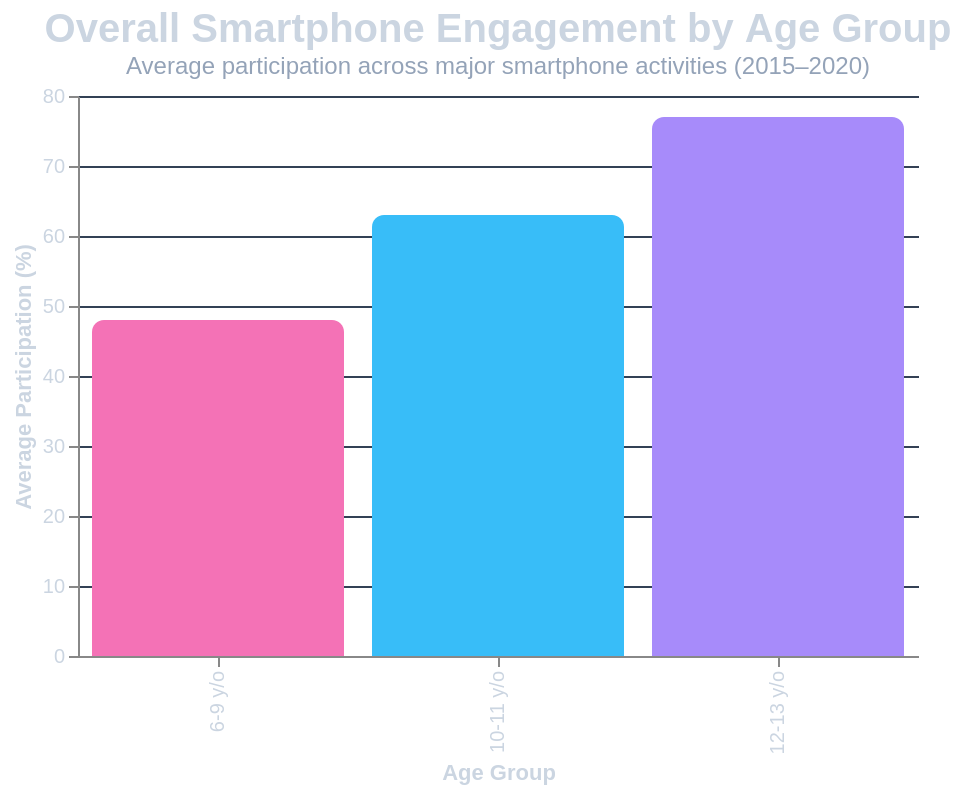

Describe this chart as a Vega-Lite specification.
### Vega-Lite specification from a JSON file in a GitHub repository (floating-point values rounded to 4 significant figures)
{"$schema": "https://vega.github.io/schema/vega-lite/v5.json", "title": {"text": "Overall Smartphone Engagement by Age Group", "subtitle": "Average participation across major smartphone activities (2015–2020)", "color": "#cbd5e1", "subtitleColor": "#94a3b8", "fontSize": 20}, "width": 420, "height": 280, "background": "transparent", "data": {"values": [{"Age_Group": "6-9 y/o", "Average": 48}, {"Age_Group": "10-11 y/o", "Average": 63}, {"Age_Group": "12-13 y/o", "Average": 77}]}, "mark": {"type": "bar", "cornerRadiusTopLeft": 6, "cornerRadiusTopRight": 6}, "encoding": {"x": {"field": "Age_Group", "type": "nominal", "sort": ["6-9 year olds", "10-11 year olds", "12-13 year olds"], "title": "Age Group", "axis": {"labelColor": "#cbd5e1", "titleColor": "#cbd5e1"}}, "y": {"field": "Average", "type": "quantitative", "title": "Average Participation (%)", "axis": {"labelColor": "#cbd5e1", "titleColor": "#cbd5e1", "gridColor": "#334155"}}, "color": {"field": "Age_Group", "type": "nominal", "scale": {"range": ["#38bdf8", "#a78bfa", "#f472b6"]}, "legend": null}, "tooltip": [{"field": "Age_Group"}, {"field": "Average", "format": ".1f"}]}, "config": {"view": {"stroke": "transparent"}}}
